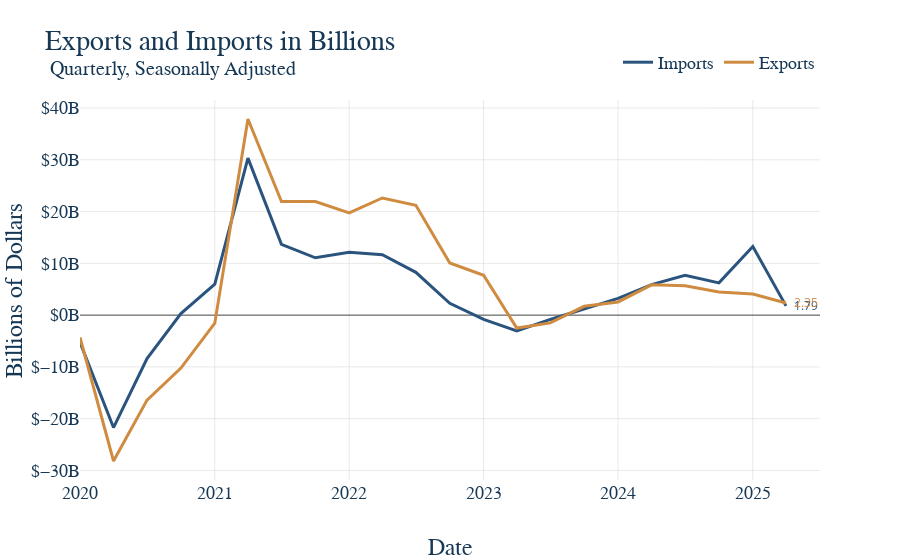

Notebook code cell kept with this figure:
### Markdown cell above
5. Now that all our data is ready, make the graph and have it save itself as a .html file to graph_output whenver the notebooks is rerun. The name of the file should exactly match the notebook name. For instance, this file "example.ipynb" produces the graph "example.html." Nice work, you made a graph!

### Code cell
# First make the figure
fig = go.Figure()


# Loop the columns of the dataframe and plot each as a separate trace
for col in joined_df.columns:
    fig.add_trace(
        go.Scatter(
            x=joined_df.index,
            y=joined_df[col],
            mode='lines',
            name=col
        )
    )

# Update the titles, using the html tag <sup> for a subtitle 
fig.update_layout(
    title = dict(
        text = 'Exports and Imports in Billions <br><sup> Quarterly, Seasonally Adjusted Annual Rate</sup>',  # Add comma here
        font=dict(size=28)),
    xaxis_title="Date",
    yaxis_title="Billions of Dollars",
    legend=dict(
        font=dict(size=18)  # Change legend font size
    )
)

# This is graph specific, but here we want the y-axis to be billions of dollars
fig.update_yaxes(
    tickformat=",.0f",
    tickprefix="$",
    ticksuffix="B"
)

# Again, graph specific, we have a mutliyear series and want tick marks to be years
fig.update_xaxes(
    type='date',
    tickformat='%Y',
)



ut.add_end_labels(fig = fig)

# Show our figure (Dimensions may be off on different screen sizes)
fig.show()

# This should be the same for EVERY GRAPH!
# Save it to the graph_output folder with the name matching the file, as HTML
fig.write_html(GRAPH_OUTPUT_PATH / f"{GRAPH_NAME}.html")

### Figure 1 — Plotly figure (JSON) as saved in the notebook; plotly's stock layout.template omitted (floating-point values rounded to 4 significant figures)
{"data": [{"mode": "lines", "name": "Imports", "type": "scatter", "x": ["2020-01-01T00:00:00", "2020-04-01T00:00:00", "2020-07-01T00:00:00", "2020-10-01T00:00:00", "2021-01-01T00:00:00", "2021-04-01T00:00:00", "2021-07-01T00:00:00", "2021-10-01T00:00:00", "2022-01-01T00:00:00", "2022-04-01T00:00:00", "2022-07-01T00:00:00", "2022-10-01T00:00:00", "2023-01-01T00:00:00", "2023-04-01T00:00:00", "2023-07-01T00:00:00", "2023-10-01T00:00:00", "2024-01-01T00:00:00", "2024-04-01T00:00:00", "2024-07-01T00:00:00", "2024-10-01T00:00:00", "2025-01-01T00:00:00", "2025-04-01T00:00:00"], "y": [-5.261, -21.71, -8.401, 0.3148, 5.99, 30.32, 13.67, 11.08, 12.14, 11.67, 8.263, 2.288, -0.8218, -3.029, -0.8342, 1.275, 3.242, 5.901, 7.691, 6.232, 13.24, 1.789]}, {"mode": "lines", "name": "Exports", "type": "scatter", "x": ["2020-01-01T00:00:00", "2020-04-01T00:00:00", "2020-07-01T00:00:00", "2020-10-01T00:00:00", "2021-01-01T00:00:00", "2021-04-01T00:00:00", "2021-07-01T00:00:00", "2021-10-01T00:00:00", "2022-01-01T00:00:00", "2022-04-01T00:00:00", "2022-07-01T00:00:00", "2022-10-01T00:00:00", "2023-01-01T00:00:00", "2023-04-01T00:00:00", "2023-07-01T00:00:00", "2023-10-01T00:00:00", "2024-01-01T00:00:00", "2024-04-01T00:00:00", "2024-07-01T00:00:00", "2024-10-01T00:00:00", "2025-01-01T00:00:00", "2025-04-01T00:00:00"], "y": [-4.303, -28.18, -16.41, -10.23, -1.559, 37.88, 21.95, 21.93, 19.73, 22.63, 21.22, 10.08, 7.688, -2.506, -1.502, 1.699, 2.547, 5.849, 5.659, 4.458, 4.095, 2.345]}, {"hoverinfo": "skip", "marker": {"color": "#2A547E", "size": 8, "symbol": "circle"}, "mode": "markers", "showlegend": false, "type": "scatter", "x": [1743465600000000000], "y": [1.789], "zorder": 3}, {"hoverinfo": "skip", "marker": {"color": "#CF8B40", "size": 8, "symbol": "circle"}, "mode": "markers", "showlegend": false, "type": "scatter", "x": [1743465600000000000], "y": [2.345], "zorder": 3}], "layout": {"annotations": [{"font": {"color": "#2A547E"}, "showarrow": false, "text": "1.79", "x": "2025-04-01T00:00:00", "xanchor": "left", "xshift": 6, "y": 1.789, "yanchor": "middle"}, {"font": {"color": "#CF8B40"}, "showarrow": false, "text": "2.35", "x": "2025-04-01T00:00:00", "xanchor": "left", "xshift": 6, "y": 2.345, "yanchor": "middle"}], "legend": {"font": {"size": 18}}, "title": {"font": {"size": 28}, "text": "Exports and Imports in Billions <br><sup> Quarterly, Seasonally Adjusted </sup>"}, "xaxis": {"tickformat": "%Y", "title": {"text": "Date"}, "type": "date"}, "yaxis": {"tickformat": ",.0f", "tickprefix": "$", "ticksuffix": "B", "title": {"text": "Billions of Dollars"}}}}
